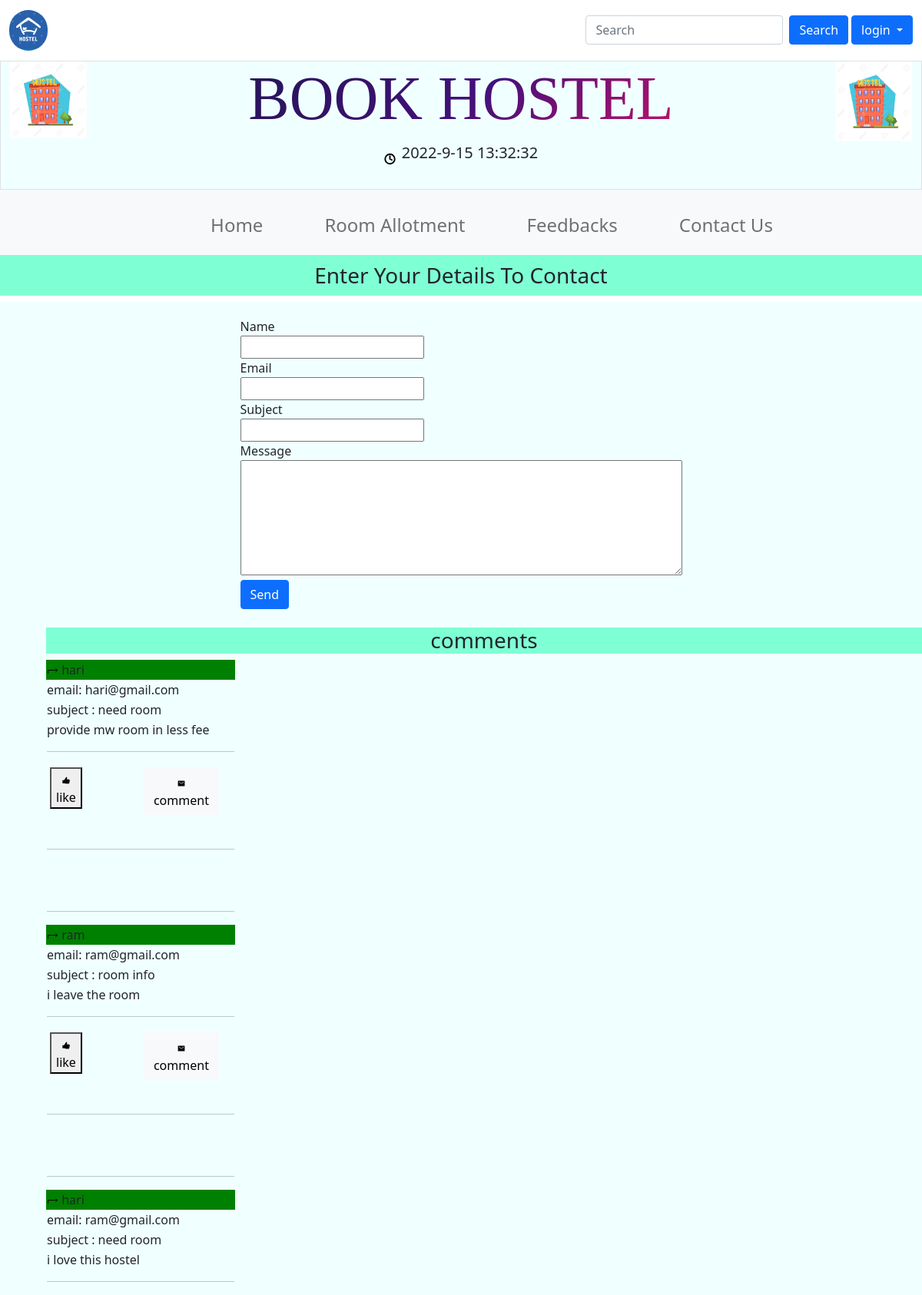
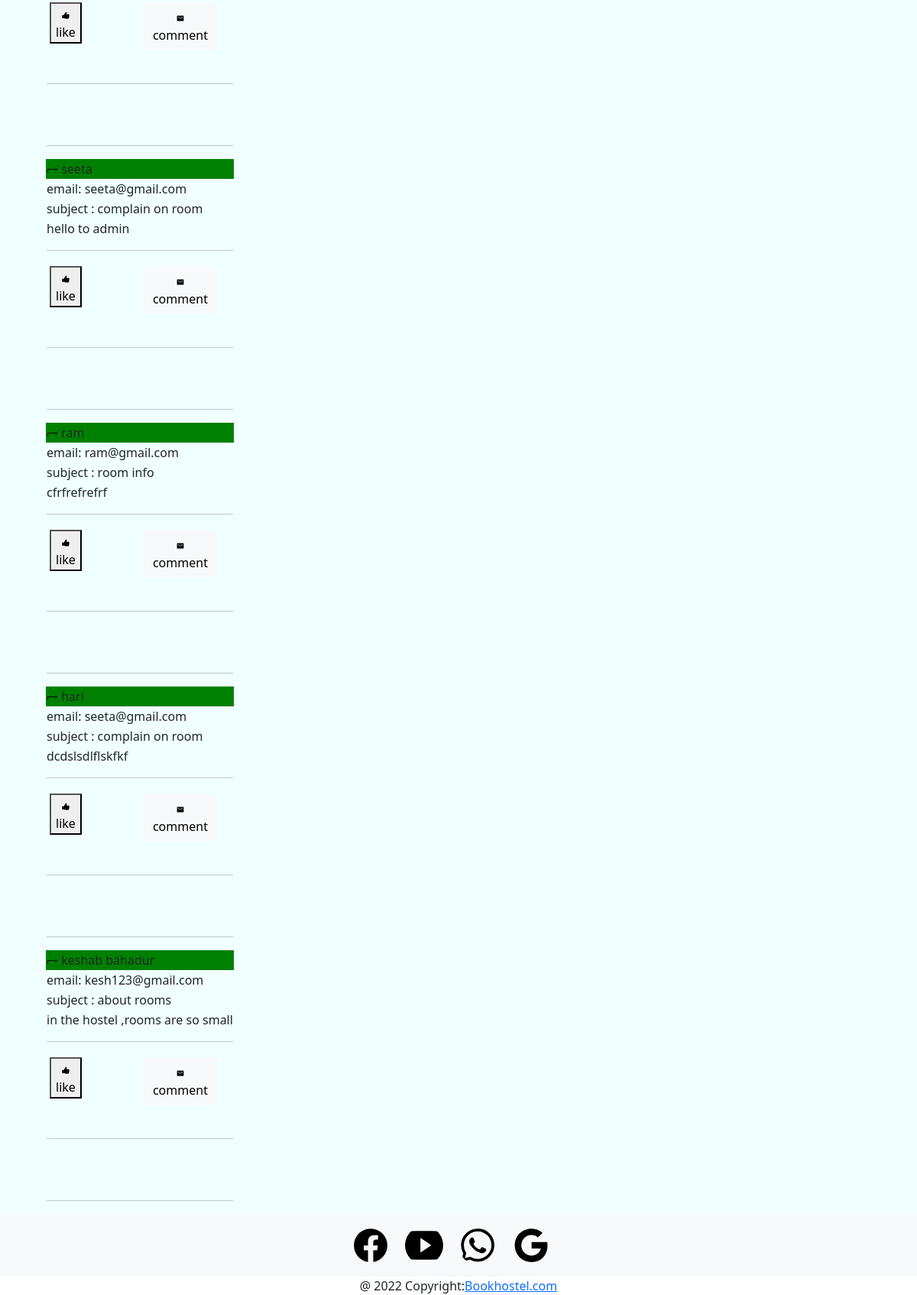
The page /contact.php on the database its author committed (2 pictures, top to bottom).
### tables this page shows
CREATE TABLE `feedbacks` (
  `id` int(11) NOT NULL,
  `name` varchar(50) NOT NULL,
  `email` varchar(50) NOT NULL,
  `subject` varchar(50) NOT NULL,
  `message` varchar(1000) NOT NULL
);

### contact.php (the view, shortened to what this page needs)
<?php require "header.php";?>
<h3 style="text-align: center; padding: 10px;background-color:aquamarine">Enter Your Details To Contact</h3>
    <div class="form-container d-flex justify-content-center " style="background-color: #F0FFFF;">
        <form  method="POST"
            action="" >
            <div class="input-row">
                <label style="padding-top: 20px;">Name</label> <br /> <input
                    type="text" class="input-field" name="name"
                   />
            </div>
            <div class="input-row">
                <label>Email</label> <br /> <input type="text"
                    class="input-field" name="email"  />
            </div>
            <div class="input-row">
                <label>Subject</label> <br /> <input type="text"
                    class="input-field" name="subject"  />
            </div>
            <div class="input-row">
                <label>Message</label> <br />
                <textarea name="message"
                    class="input-field" cols="60" rows="6"></textarea>
            </div>
            <div>
                <input type="submit" name="submit" class="btn-submit btn btn-primary"
                    value="Send" />
<br><br>
            </div>
        </form>
    </div>
    <div style="background-color: #F0FFFF; padding-left:5%">
        <table class="tabble"  >
            <div> <h3 style="text-align: center; background-color:aquamarine"> comments</h3></div>
    <?php
$ret="select * from feedbacks ";
$stmt= $mysqli->prepare($ret) ;
$stmt->execute() ;
$res=$stmt->get_result();
while($row=$res->fetch_object())
	  {
	  	?>
<thead style="background-color:green ;">
    <td >
       <img src="images/return-up-forward-sharp.svg" alt="" style="width:15px;"> <?php echo $row->name;?>
    </td>
</thead>
<thead class="primary">
<td>
email:
<?php echo $row->email;?>
</td>
<thead class="info">
    <td>
         subject :
        <?php echo $row->subject;?>
    </td>
</thead>
<thead table-warning>
    <td>
                                   <?php echo $row->message;?>
                                   <hr><div class="container-fluid mt-2">
  <div class="row">
    <div class="col p-1 ">
        <button id="butt" >
        <img src="images/thumbs-up-sharp.svg" alt="" style=" width:10px;">
<footer style="color:black">like</footer>
        </button>
    </div>
    <div class="col p-1 ">
    <button type="button" class="btn btn-light">
        <img src="images/mail-sharp.svg" alt="" style=" width:10px;">
        <footer style="color:black">comment</footer>
    </button>
    </div>
  </div>
</div><br><hr><br><br><hr>
</td>
    </thead>
<?php  } ?>
</table>
    </div>
<?php require "footer.php";?>

### header.php (shortened to what this page needs)
<!DOCTYPE html>
<html lang="en">
<head>
    <link rel="stylesheet" href="css/bootstrap.min.css">
</head>
<body>
<nav class="navbar navbar-expand-sm navbar-light bg-white" >
  <div class="container-fluid">
  <a class="navbar-brand" href="#">
      <img src="images/logo.jpg" alt="Avatar Logo" style="width:50px;" class="rounded-pill">
    </a>
    <div class="d-flex justify-content-end gap-1" >
        <form class="d-flex " >
            <input class="form-control me-2" type="text" placeholder="Search">
            <button class="btn btn-primary" type="button">Search</button>
        </form>
        <div class="dropdown">
    <button type="button" class="btn btn-primary dropdown-toggle" data-bs-toggle="dropdown">
      login
    </button>
  </div>
    </div>
    </div>
</nav>
<div class="border">
 <div class="container-fluid d-flex  justify-content-between">
     <div class="firstimage">
         <img src="images/hostelimages.webp" alt="" style="width:100px;">
        </div>
 <h1 class="title">BOOK HOSTEL</h1>
 <img src="images/hostelimages.webp" alt="" style="width:100px;">
 </div>
<div class="d-flex justify-content-center gap-2">
    <img src="images/clock.svg" alt="" style="width:15px;">
    <p id="date" style="font-size: 20px;">
      </div>
 </div>
    <nav class="navbar navbar-expand-lg navbar-light bg-light sticky-top">
  <div class="container-fluid d-flex justify-content-center ">
    <ul class="navbar-nav gap-4 ">
    <li class="nav-item">
        <a class="nav-link" href="#"><h4></h4</a>
      </li>
      <li class="nav-item">
        <a class="nav-link" href="index.php"><h4>Home</h4</a>
      </li>
      <li class="nav-item">
        <a class="nav-link" href="roomallot.php"><h4>Room Allotment</h4</a>
      </li>
      <li class="nav-item">
        <a class="nav-link" href="contact.php"><h4>Feedbacks</h4</a>
      </li>
      <li class="nav-item">
        <a class="nav-link" href="contactus.php"><h4>Contact Us</h4></a>
      </li>
    </ul>
  </div>
</nav>

### footer.php (shortened to what this page needs)
    <nav class="navbar navbar-expand-lg navbar-dark bg-light ">
  <div class="container-fluid d-flex justify-content-center ">
    <ul class="navbar-nav gap-1 ">
    <li class="nav-item">
        <a class="nav-link" href="#"></a>
      </li>
      <li class="nav-item">
        <a class="nav-link" href="#">
      <img src="images/logo-facebook.svg" alt="Avatar Logo" style="width:50px;" class="rounded-pill">
        </a>
      </li>
      <li class="nav-item">
        <a class="nav-link" href="#">
      <img src="images/logo-youtube.svg" alt="Avatar Logo" style="width:50px;" class="rounded-pill">
        </a>
      </li>
      <li class="nav-item">
        <a class="nav-link" href="#">
      <img src="images/logo-whatsapp.svg" alt="Avatar Logo" style="width:50px;" class="rounded-pill">
        </a>
      </li>
      <li class="nav-item">
        <a class="nav-link" href="#">
      <img src="images/logo-google.svg" alt="Avatar Logo" style="width:50px;" class="rounded-pill">
        </a>
      </li>
      <li class="nav-item">
        <a class="nav-link" href="#"></a>
      </li>
      <li class="nav-item">
        <a class="nav-link" href="#"></a>
      </li>
    </ul>
  </div>
</nav>
    <div class="copyright" style="text-align: center;">
        @ 2022 Copyright:<a href="index.php">Bookhostel.com</a>
    </div>
</body>
</html>

### header.php (style rules this page uses)
.border { border: paleturquoise ; background-color: #F0FFFF; }
.title { font-family: Brush Script MT ; font-display: fallback; font-size: 80px; text-transform: uppercase; background-image: linear-gradient( -225deg, #231557 0%, #44107a 29%, #ff1361 67%, #fff800 100% ); background-size: auto auto; background-clip: border-box; background-size: 200% auto; color: #fff; background-clip: text; text-fill-color: transparent; -webkit-background-clip: text; -webkit-text-fill-color: transparent; animation: textclip 15s linear infinite; display: inline-block; font-size: 80px; }

### rows shown on the page
feedbacks: name "hari", email "hari@gmail.com", subject "need room", message "provide mw room in less fee"
feedbacks: name "ram", email "ram@gmail.com", subject "room info", message "i leave the room"
feedbacks: name "hari", email "ram@gmail.com", subject "need room", message "i love this hostel"
feedbacks: name "seeta", email "seeta@gmail.com", subject "complain on room", message "hello to admin"
feedbacks: name "ram", email "ram@gmail.com", subject "room info", message "cfrfrefrefrf"
feedbacks: name "hari", email "seeta@gmail.com", subject "complain on room", message "dcdslsdlflskfkf"
feedbacks: name "keshab bahadur", email "kesh123@gmail.com", subject "about rooms", message "in the hostel ,rooms are so small"
